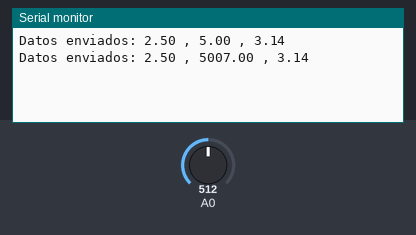
Bench run of a sketch on a simulated Arduino Nano, built with avr-gcc and run on an emulated ATmega328P. Parts: the last lines printed to the serial monitor. The test bench sets the inputs (shaded band); at power-on: A0 = 512. No radio packets arrive unless stated.

Above: at 5.8 s.
5.9 s: A0 set to 716
At 10.9 s:
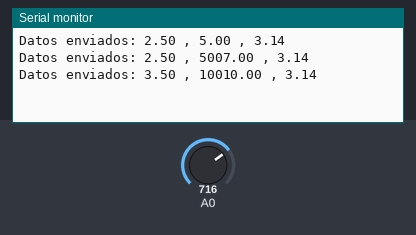
11.9 s: A0 set to 900
At 16.1 s:
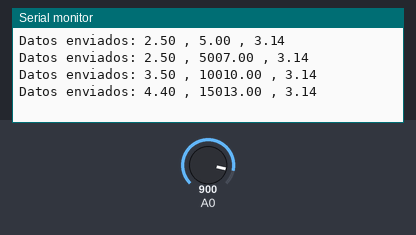
Timing chart, 0 to 17.6 s (numbered marks = the images above; inputs shaded):
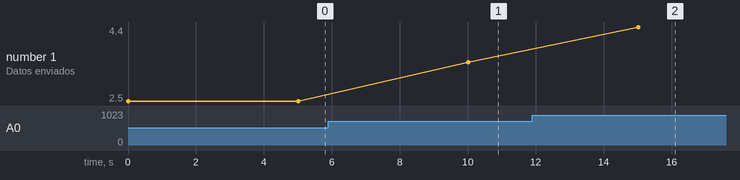

The sketch:

Radio_prueba1_Emisor.ino
```cpp
#include <SPI.h>
#include <nRF24L01Nano.h> //Lib de la antena adaptada para el procesamiento del NANO
#include <RF24Nano.h> //Lib de la antena adaptada para el procesamiento del NANO

//Declaremos los pines CE y el CSN
#define CE_PIN 9 //Se declara el puerto CE en el pin 9 del NANO
#define CSN_PIN 10 //Se declara el puerto CSN en el pin 10 del NANO

//Variable con la dirección del canal por donde se va a transmitir
const uint64_t direccion = 0xF0F0F0F0E1LL; // El valor de la variable define el canal que se va a utilizar

//creamos el objeto radio (NRF24L01)
RF24 radio(CE_PIN, CSN_PIN);

//vector con los datos a enviar
float datos[3];

void setup()
{
  //inicializamos el NRF24L01
  radio.begin();
  //inicializamos el puerto serie
  Serial.begin(9600);
  //Abrimos un canal de escritura
  radio.openWritingPipe(direccion);

}

void loop()
{
  //cargamos los datos en la variable datos[] ---> Estos son datos ejemplo, aquí utilzaríamos los datos de los sensores
  datos[0]=analogRead(0)* (5.0 / 1023.0);
  datos[1]=millis();
  datos[2]=3.14;

  //enviamos los datos
  bool ok = radio.write(datos, sizeof(datos));

  //reportamos por el puerto serial los datos enviados
  if(ok) // Se declararán como enviados, hasta que los datos sean recibidos
  {
     Serial.print("Datos enviados: ");
     Serial.print(datos[0]);
     Serial.print(" , ");
     Serial.print(datos[1]);
     Serial.print(" , ");
     Serial.println(datos[2]);
  }
  else
  {
     Serial.println("no se ha podido enviar");
  }
  delay(5000);
}
```

Measured:
- after the input at 5.9 s, the serial monitor: prints a new line after 4.1 s (image 1)
- after the input at 11.9 s, the serial monitor: prints a new line after 3.1 s (image 2)
- plotted number 1: 2.5 → 3.5 after the input at 5.9 s, 3.5 → 4.4 after the input at 11.9 s
